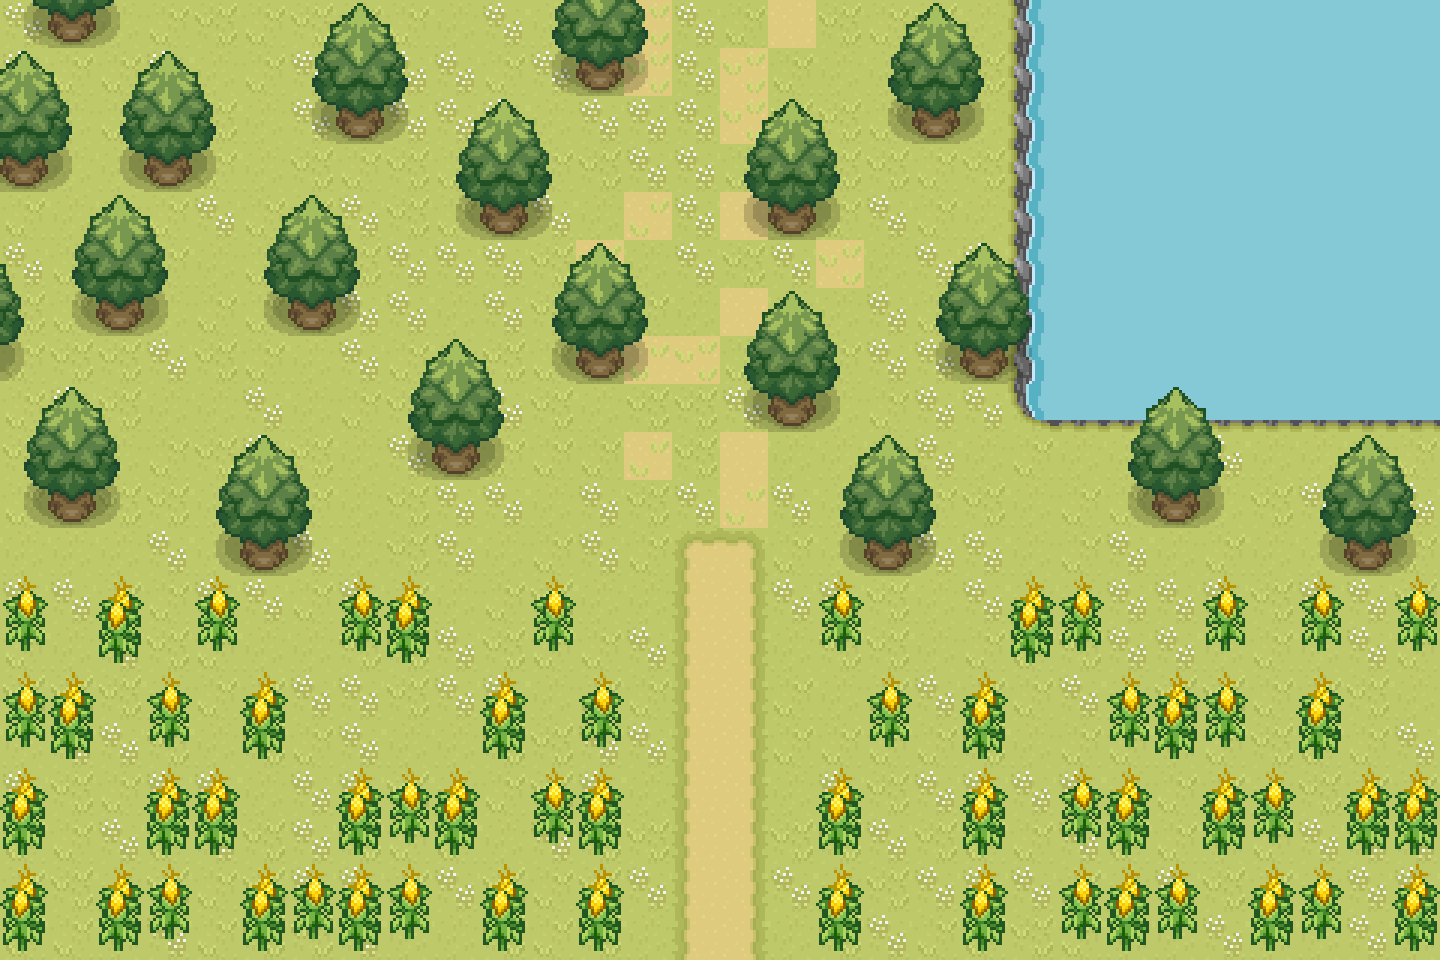

Below is a game level as drawn by its tile map, then a one-line description and the .tmx file that defines it, in full:
An orthogonal 30x20 tile map with 48x48 px tiles, 2 tile layers (Terrain, Props), 4 tilesets.

<map version="1.10" tiledversion="1.11.2" orientation="orthogonal" renderorder="right-down" width="30" height="20" tilewidth="48" tileheight="48" infinite="0" nextlayerid="4" nextobjectid="1">
 <tileset firstgid="1" source="../tilemap/Farm_Terrain.tsx" />
 <tileset firstgid="257" source="../tilemap/Farm_Crop.tsx" />
 <tileset firstgid="513" source="../tilemap/Farm_Crop_2.tsx" />
 <tileset firstgid="769" source="../tilemap/Farm_Others.tsx" />
 <layer id="1" name="Terrain" width="30" height="20">
  <data encoding="csv">
3,18,18,2,19,2,19,2,2,18,3,18,19,21,3,2,50,19,2,19,18,145,146,146,146,146,146,146,146,146,
3,2,2,3,18,2,3,18,3,3,2,3,18,21,3,21,2,18,18,2,19,145,146,146,146,146,146,146,146,146,
18,18,2,2,19,18,3,3,3,3,3,18,3,3,3,21,19,19,2,18,18,145,146,146,146,146,146,146,146,146,
3,18,18,2,2,18,19,2,19,2,2,2,19,3,3,2,19,19,19,2,19,145,146,146,146,146,146,146,146,146,
2,18,18,2,3,2,2,3,19,2,19,3,18,20,3,50,18,2,3,2,18,145,146,146,146,146,146,146,146,146,
3,2,3,2,18,2,19,19,3,3,3,19,21,18,3,19,3,21,18,3,3,145,146,146,146,146,146,146,146,146,
19,2,3,18,2,2,19,3,3,18,3,19,3,2,18,50,18,18,3,2,19,145,146,146,146,146,146,146,146,146,
2,19,19,3,19,2,18,3,2,18,19,2,18,20,21,2,50,2,3,3,3,145,146,146,146,146,146,146,146,146,
2,3,19,18,18,3,18,2,19,18,3,19,18,19,19,3,3,18,2,3,3,161,162,162,162,162,162,162,162,162,
19,18,18,2,19,3,19,18,3,3,2,2,2,20,19,50,18,18,18,3,18,2,18,18,18,3,18,18,18,2,
2,18,19,19,18,18,2,18,19,3,3,18,3,19,3,20,3,18,18,2,19,18,2,2,19,18,19,3,3,3,
18,18,18,3,18,2,3,18,19,3,18,2,3,2,33,35,2,18,3,3,3,18,2,3,18,2,18,18,3,2,
3,3,2,2,3,3,2,3,2,18,2,19,18,18,49,51,3,3,19,18,3,18,18,3,3,3,19,3,3,19,
2,18,3,19,2,18,18,19,19,3,19,2,2,3,49,51,18,19,19,18,2,2,19,3,3,18,2,18,3,2,
19,19,19,18,2,2,3,3,19,3,3,18,2,2,49,51,2,18,2,3,2,2,3,18,19,19,2,2,19,18,
18,3,3,19,18,19,2,3,18,18,19,19,3,3,49,51,2,2,2,2,19,18,2,2,18,2,19,2,2,3,
3,19,2,3,3,18,3,3,19,18,2,19,3,18,49,51,18,3,19,3,3,3,3,18,2,2,18,19,2,2,
2,2,3,2,3,19,3,19,2,2,18,3,19,19,49,51,19,19,3,19,2,2,3,2,2,18,2,3,3,3,
2,19,18,19,2,19,3,3,2,3,19,2,19,3,49,51,3,18,19,3,3,3,2,18,3,19,2,18,3,3,
2,2,18,3,2,19,19,3,18,18,19,2,19,18,49,51,18,19,3,2,2,19,2,18,18,3,18,18,3,18
</data>
 </layer>
 <layer id="2" name="Props" width="30" height="20">
  <data encoding="csv">
950,951,952,0,0,0,918,919,920,0,0,934,935,936,0,0,0,0,918,919,920,0,0,0,0,0,0,0,0,0,
919,920,918,919,920,0,934,935,936,0,0,950,951,952,0,0,0,0,934,935,936,0,0,0,0,0,0,0,0,0,
935,936,934,935,936,0,950,951,952,918,919,920,0,0,0,918,919,920,950,951,952,0,0,0,0,0,0,0,0,0,
951,952,950,951,952,0,0,0,0,934,935,936,0,0,0,934,935,936,0,0,0,0,0,0,0,0,0,0,0,0,
0,918,919,920,0,918,919,920,0,950,951,952,0,0,0,950,951,952,0,0,0,0,0,0,0,0,0,0,0,0,
920,934,935,936,0,934,935,936,0,0,0,918,919,920,0,0,0,0,0,918,919,920,0,0,0,0,0,0,0,0,
936,950,951,952,0,950,951,952,0,0,0,934,935,936,0,918,919,920,0,934,935,936,0,0,0,0,0,0,0,0,
952,0,0,0,0,0,0,0,918,919,920,950,951,952,0,934,935,936,0,950,951,952,0,0,0,0,0,0,0,0,
918,919,920,0,0,0,0,0,934,935,936,0,0,0,0,950,951,952,0,0,0,0,0,918,919,920,0,0,0,0,
934,935,936,0,918,919,920,0,950,951,952,0,0,0,0,0,0,918,919,920,0,0,0,934,935,936,0,918,919,920,
950,951,952,0,934,935,936,0,0,0,0,0,0,0,0,0,0,934,935,936,0,0,0,950,951,952,0,934,935,936,
0,0,0,0,950,951,952,0,0,0,0,0,0,0,0,0,0,950,951,952,0,0,0,0,0,0,0,950,951,952,
2147484264,0,2147484008,0,2147484264,0,0,2147484264,2147484008,0,0,2147484264,0,0,0,0,0,2147484264,0,0,0,2147484008,2147484264,0,0,2147484264,0,2147484264,0,2147484264,
2147484280,0,2147484024,0,2147484280,0,0,2147484280,2147484024,0,0,2147484280,0,0,0,0,0,2147484280,0,0,0,2147484024,2147484280,0,0,2147484280,0,2147484280,0,2147484280,
2147484264,2147484008,0,2147484264,0,2147484008,0,0,0,0,2147484008,0,2147484264,0,0,0,0,0,2147484264,0,2147484008,0,0,2147484264,2147484008,2147484264,0,2147484008,0,0,
2147484280,2147484024,0,2147484280,0,2147484024,0,0,0,0,2147484024,0,2147484280,0,0,0,0,0,2147484280,0,2147484024,0,0,2147484280,2147484024,2147484280,0,2147484024,0,0,
2147484008,0,0,2147484008,2147484008,0,0,2147484008,2147484264,2147484008,0,2147484264,2147484008,0,0,0,0,2147484008,0,0,2147484008,0,2147484264,2147484008,0,2147484008,2147484264,0,2147484008,2147484008,
2147484024,0,0,2147484024,2147484024,0,0,2147484024,2147484280,2147484024,0,2147484280,2147484024,0,0,0,0,2147484024,0,0,2147484024,0,2147484280,2147484024,0,2147484024,2147484280,0,2147484024,2147484024,
2147484008,0,2147484008,2147484264,0,2147484008,2147484264,2147484008,2147484264,0,2147484008,0,2147484008,0,0,0,0,2147484008,0,0,2147484008,0,2147484264,2147484008,2147484264,0,2147484008,2147484264,0,2147484008,
2147484024,0,2147484024,2147484280,0,2147484024,2147484280,2147484024,2147484280,0,2147484024,0,2147484024,0,0,0,0,2147484024,0,0,2147484024,0,2147484280,2147484024,2147484280,0,2147484024,2147484280,0,2147484024
</data>
 </layer>
</map>
